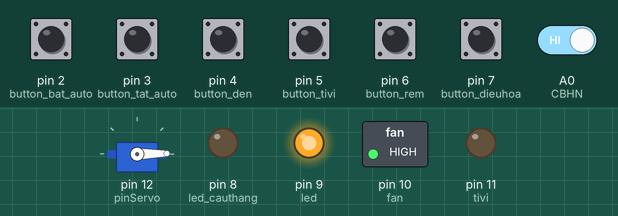
Recording of a sketch running on a simulated Arduino Uno, built with avr-gcc and run on an emulated ATmega328P. Parts: servo, switched loads named in the sketch (green lamp = pin HIGH), output pins drawn as LEDs (lit = HIGH). Inputs (shaded band) come from the test bench; at power-on: A0 (CBHN), pin 2 (button_bat_auto), pin 3 (button_tat_auto), pin 4 (button_den), pin 5 (button_tivi), pin 6 (button_rem), pin 7 (button_dieuhoa) HIGH.

Above: at 5.9 s.
6.0 s: pin 3 (button_tat_auto) pulled LOW for 0.15 s
At 6.3 s:
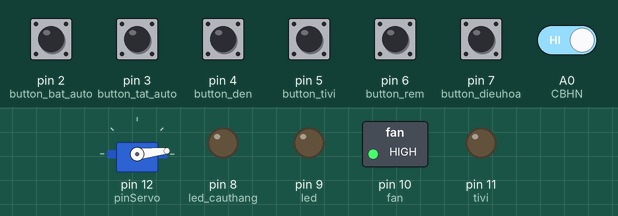
9.0 s: A0 (CBHN) driven LOW
At 10.8 s:
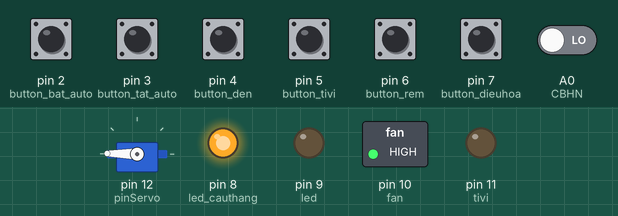
11.2 s: A0 (CBHN) driven HIGH
At 12.7 s:
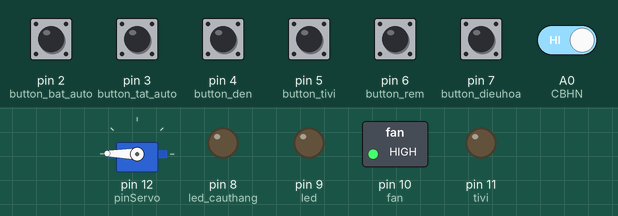
13.7 s: pin 2 (button_bat_auto) pulled LOW for 1 s
At 14.85 s:
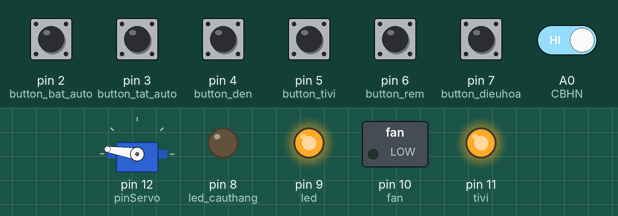
17.1 s: A0 (CBHN) driven LOW
At 19.3 s:
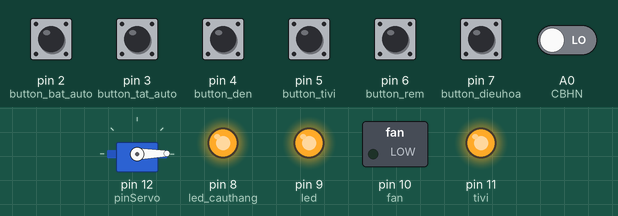
Timing chart, 0 to 20.7 s (numbered marks = the images above; inputs shaded):
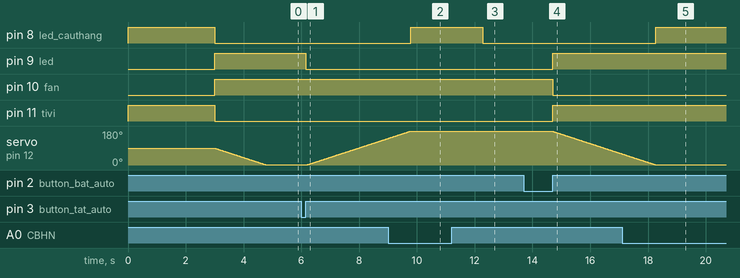

Measured:
- after the input at 6.0 s, pin 9 (led): HIGH → LOW after 0.15 s; servo on pin 12 (pinServo): moves from 1° to 140° over 2.8 s, starting after 0.21 s
- after the input at 9.0 s, pin 8 (led_cauthang): LOW → HIGH after 0.78 s
- after the input at 11.2 s, pin 8 (led_cauthang): HIGH → LOW after 1.1 s
- after the input at 13.7 s, pin 9 (led), pin 11 (tivi): LOW → HIGH after 1.0 s; pin 10 (fan): HIGH → LOW after 1.0 s; servo on pin 12 (pinServo): moves from 179° to 59° over 2.4 s, starting after 1.0 s
- after the input at 17.1 s, pin 8 (led_cauthang): LOW → HIGH after 1.2 s

The sketch:

xem_phim.ino
```cpp
/*
  Web: (không có)
   - Đèn chiêu sáng: 0,1
   - Điều hòa: 2,3
   - Chế độ xem phim: 4,5
*/

#include <Servo.h>

#define CBHN A0
#define button_bat_auto 2// công tắc bật chế độ xem phim
#define button_tat_auto 3//cong tac tat che do xem phim
#define button_den 4// cong tac bật đèn chiếu sáng
#define button_tivi 5// cong tac bật tivi
#define button_rem 6// công tắc kéo rèm
#define button_dieuhoa 7// cong tac bat tat dieu hoa
#define led_cauthang 8
#define led 9//den chieu sang
#define fan 10 // dieu hoa
#define tivi 11//den tivi
#define pinServo 12 // mo 0, dong 179

boolean state_led = 0, state_tivi = 0, state_fan = 0, auto_mode = 0, state_rem = 0;
int pos = 90, data_send = 0, data_receive = 0;
// pos = 179 la rem mo
Servo rem;

void setup()
{
  pinMode(CBHN, INPUT);

  pinMode(button_den, INPUT_PULLUP);
  pinMode(button_tivi, INPUT_PULLUP);
  pinMode(button_dieuhoa, INPUT_PULLUP);
  pinMode(button_rem, INPUT_PULLUP);
  pinMode(button_bat_auto, INPUT_PULLUP);
  pinMode(button_tat_auto, INPUT_PULLUP);

  pinMode(led_cauthang, OUTPUT);
  pinMode(led, OUTPUT);
  pinMode(tivi, OUTPUT);
  pinMode(fan, OUTPUT);

  digitalWrite(led, 0); // relay BAT o muc thap, TAT o muc cao
  digitalWrite(fan, 0);
  digitalWrite(tivi, 1);
  digitalWrite(led_cauthang, 1);
  delay(3000);
  digitalWrite(led, 1); // relay BAT o muc thap, TAT o muc cao
  digitalWrite(fan, 1);
  digitalWrite(tivi, 0);
  digitalWrite(led_cauthang, 0);

  rem.attach(pinServo);
  while(pos != 1) {
    pos --;
    rem.write(pos);
    delay(20);
  }
  rem.write(pos);
  Serial.begin(9600);
}

void loop() {

  //  if(Serial.available()) { // Nhan tin hieu tu web
  //    while(Serial.available() < 2);
  //    byte b1 = Serial.read();
  //    byte b2 = Serial.read();
  //    data_receive = b1*256 + b2;
  //    switch(data_receive) {
  //      case 0: // tat den
  //        digitalWrite(led, 1);
  //        state_led = 0;
  //        break;
  //       case 1: // bat den
  //        digitalWrite(led, 0);
  //        state_led = 1;
  //        break;
  //       case 2: // tat quat
  //        digitalWrite(fan, 1); // kich relay muc cao la TAT
  //        state_fan = 0;
  //        break;
  //       case 3: // bat quat
  //        digitalWrite(fan, 0); // kich relay muc thao la BAT
  //        state_fan = 1;
  //        break;
  //       case 4: // bat che do xem phim
  //        auto_mode = 1;
  //        break;
  //       case 5: // tat che do xem phim
  //        auto_mode = 0;
  //    }
  //  }

  //-----------------------------------------------------------------
  //Serial.println(digitalRead(CBHN));
  //delay(200);

  // bật chế dọ xem phim: tat den, bat tivi, keo rem, bat dieu hoa
  if (digitalRead(button_bat_auto) == 0)
  {
    while (digitalRead(button_bat_auto) == 0);
    // tat den, bat tivi, keo rem, bat dieu hoa
    digitalWrite(tivi, HIGH); // bat tivi
    state_tivi = 1;

    digitalWrite(led, HIGH); // tat den
    state_led = 0;

    digitalWrite(fan, LOW); // bat dieu hoa
    state_fan = 1;

    if (pos != 1) {
      while (pos != 1) { //
        pos--;
        rem.write(pos);
        delay(20);
      }
    }
    state_rem = 0; // rem dong
  }
  if (digitalRead(button_tat_auto) == 0) // tat che do xem phim: bat den, tat tivi, tat dieu hoa, mo rem
  { while ((digitalRead(button_tat_auto) == 0));

    digitalWrite(tivi, LOW);
    state_tivi = 0;

    digitalWrite(led, LOW); // bat den
    state_led = 1;
    delay(60);

    digitalWrite(fan, HIGH); // tat dieu hoa
    state_fan = 0;

    if (pos != 179) { // mo rem
      while (pos != 179) { //
        pos++;
        rem.write(pos);
        delay(20);
      }
    }
    state_rem = 1;
  }

  //den cau thang
  if (digitalRead(CBHN) == 0) {
    digitalWrite(led_cauthang, HIGH);
    delay(2500);
  }
  else digitalWrite(led_cauthang, LOW);
  //-------------------------
  // bat den chieu sang
  if (digitalRead(button_den) == 0)
  {
    while (digitalRead(button_den) == 0);
    state_led = !state_led;
    if (state_led == 1) { // bat den
      digitalWrite(led, 0);
    }
    else { // tat den
      digitalWrite(led, 1);
    }
  }

  //----------------------------------------------------------
  // bat tivi
  if (digitalRead(button_tivi) == 0)
  {
    while (digitalRead(button_tivi) == 0);
    state_tivi = !state_tivi;
    digitalWrite(tivi, state_tivi);
  }
  //---------------------------------------------------------
  // bat dieu hoa
  if (digitalRead(button_dieuhoa) == 0)
  {
    while (digitalRead(button_dieuhoa) == 0);
    state_fan = !state_fan;
    if (state_fan == 1) { // bat dieu hoa
      digitalWrite(fan, 0);
    }
    else { // tat dieu hoa
      digitalWrite(fan, 1);
    }
  }

  //----------------------------------
  //kéo rèm
  if ((digitalRead(button_rem) == 0))
  {
    while (digitalRead(button_rem) == 0);
    state_rem = !state_rem;
    if(state_rem == 0) {
      while(pos != 1) {
        pos--;
        rem.write(pos);
        delay(20);
      }
    }
    else {
      while(pos != 179) {
        pos++;
        rem.write(pos);
        delay(20);
      }
    }
  }

  //---------------------------
}
```
